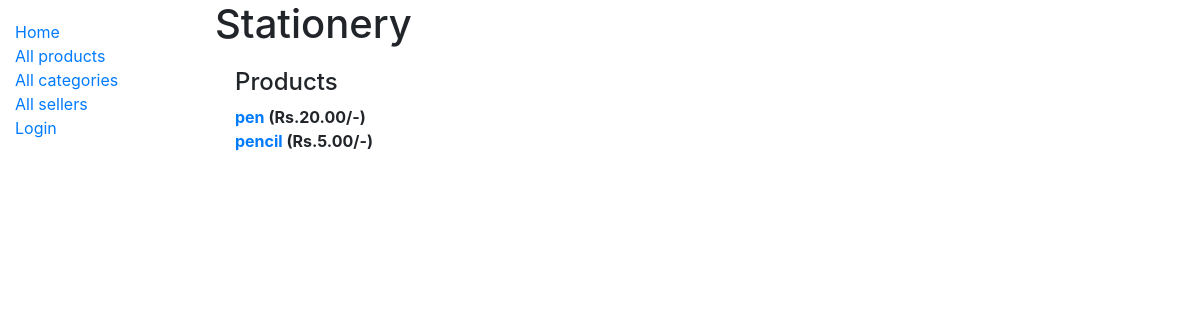
The page /market/category/1 on the database its author committed.
### market/models.py (models this page shows, shortened)
class Category(models.Model):
    name = models.CharField(max_length=50, help_text='Product category')

class Product(models.Model):
    name = models.CharField(max_length=50)
    price = models.DecimalField(max_digits=8, decimal_places=2)
    description = models.TextField(max_length=1000, help_text='brief description of the product', blank=True)
    image = models.ImageField(default='default.png',blank=True)
    seller = models.ForeignKey(Seller, on_delete=models.SET_NULL, null=True, blank=True)
    category = models.ManyToManyField(Category, help_text='Categories for this product', blank=True)
    stock = models.PositiveIntegerField(default=1)
    def __str__(self):
        return self.name

### market/views.py (the view)
# urls.py: path('category/<int:pk>', views.CategoryDetailView.as_view(), name='category-detail'),
class CategoryDetailView(generic.DetailView):
    model = Category

### market/templates/market/category_detail.html
{% extends "base_generic.html" %}
{% block content %}
    <h1>{{ category.name }}</h1>
    <div style="margin-left:20px;margin-top:20px">
        <h4>Products</h4>
        <dl>
        {% for product in category.product_set.all %}
          <dt><a href="{% url 'market:product-detail' product.pk %}">{{product}}</a> (Rs.{{ product.price }}/-)</dt>
        {% endfor %}
        </dl>
    </div>
{% endblock %}

### rows shown on the page
Category: name "Stationery"
Product: name "pen", price "20.00"
Product: name "pencil", price "5.00"
